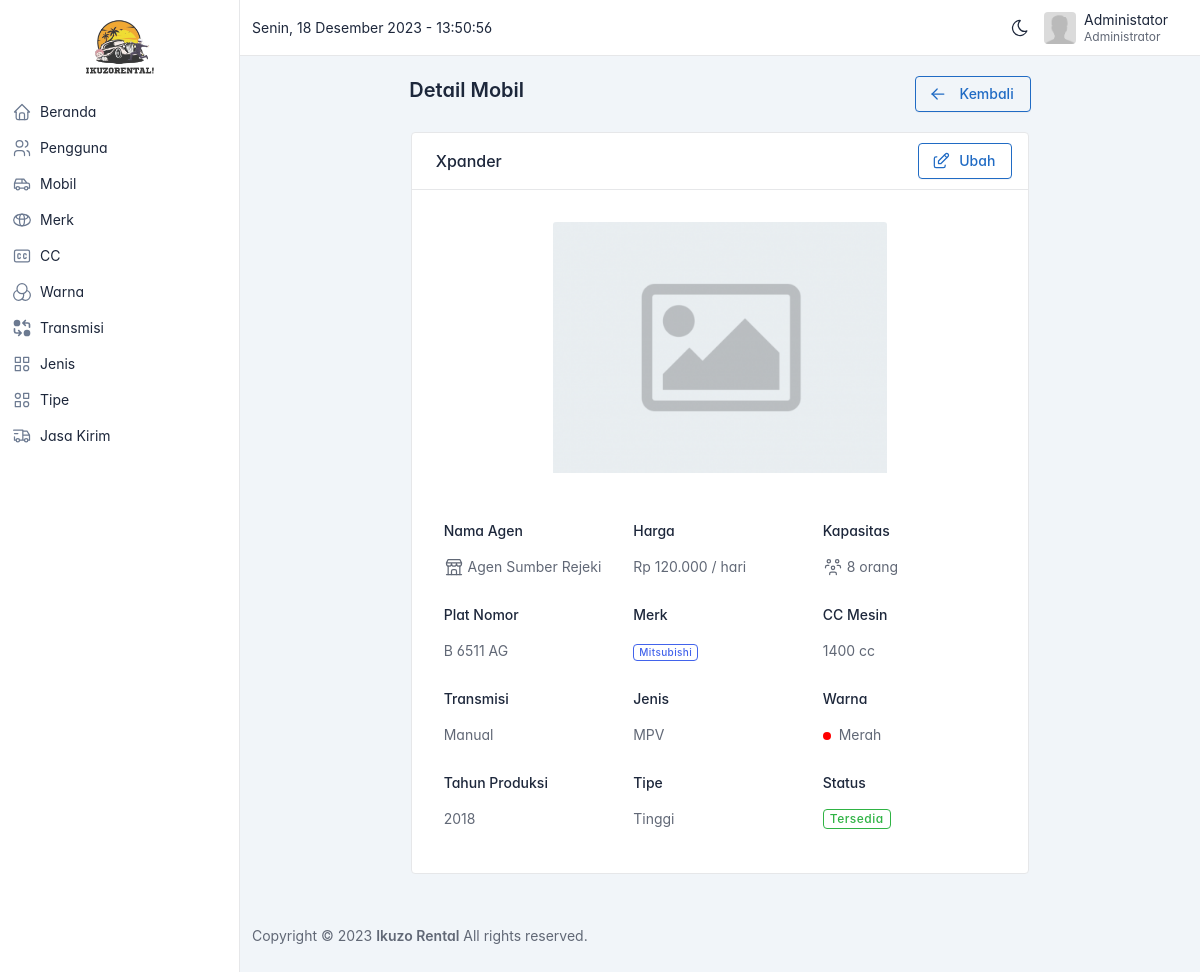
The app's page /admin/detail-mobil.php?id=14 (signed in) with its own data.
### tables this page shows
CREATE TABLE `mobil` (
  `id` bigint(20) UNSIGNED NOT NULL,
  `agen_id` bigint(20) UNSIGNED NOT NULL,
  `merk_id` bigint(20) UNSIGNED NOT NULL,
  `jenis_id` bigint(20) UNSIGNED NOT NULL,
  `transmisi_id` bigint(20) UNSIGNED NOT NULL,
  `warna_id` bigint(20) UNSIGNED NOT NULL,
  `cc_id` bigint(20) UNSIGNED NOT NULL,
  `tipe_id` bigint(20) UNSIGNED NOT NULL,
  `nama` varchar(255) NOT NULL,
  `plat_nomor` varchar(255) NOT NULL,
  `tahun` varchar(255) DEFAULT NULL,
  `harga` bigint(20) NOT NULL,
  `kapasitas` int(11) NOT NULL,
  `foto` varchar(255) DEFAULT NULL,
  `status` varchar(255) NOT NULL DEFAULT 'available'
);

CREATE TABLE `agen` (
  `id` bigint(20) UNSIGNED NOT NULL,
  `user_id` bigint(20) UNSIGNED NOT NULL,
  `nama` varchar(255) NOT NULL,
  `alamat` varchar(255) DEFAULT NULL,
  `telepon` varchar(255) DEFAULT NULL,
  `no_rekening` varchar(255) DEFAULT NULL,
  `bank` varchar(255) DEFAULT NULL,
  `atas_nama` varchar(255) DEFAULT NULL
);

CREATE TABLE `merk_mobil` (
  `id` bigint(20) UNSIGNED NOT NULL,
  `nama` varchar(255) NOT NULL
);

CREATE TABLE `cc` (
  `id` bigint(20) UNSIGNED NOT NULL,
  `nama` varchar(255) NOT NULL
);

CREATE TABLE `transmisi` (
  `id` bigint(20) UNSIGNED NOT NULL,
  `nama` varchar(255) NOT NULL
);

CREATE TABLE `jenis_mobil` (
  `id` bigint(20) UNSIGNED NOT NULL,
  `nama` varchar(255) NOT NULL
);

CREATE TABLE `warna` (
  `id` bigint(20) UNSIGNED NOT NULL,
  `nama` varchar(255) NOT NULL,
  `kode` varchar(255) NOT NULL
);

CREATE TABLE `tipe_mobil` (
  `id` bigint(20) UNSIGNED NOT NULL,
  `nama` varchar(255) NOT NULL
);

### helper/helpers.php (called while the page is built, shortened)
<?php
function asset($path)
{
  $request_uri = $_SERVER['REQUEST_URI'];
  $array = explode('/', $request_uri);
  $app_url = $array[0] . '/' . $array[1];
  return $app_url . '/assets/' . $path;
}
function format_rupiah($angka)
{
  $hasil_rupiah = "Rp " . number_format($angka, 0, ',', '.');
  return $hasil_rupiah;
}

### admin/detail-mobil.php (the view, shortened to what this page needs)
<?php
include('partials/header.php');
$id = $_GET['id'];
$qeury = "
  SELECT
    mobil.*,
    merk_mobil.nama AS merk,
    jenis_mobil.nama AS jenis,
    transmisi.nama AS transmisi,
    warna.nama AS warna,
    warna.kode AS kode_warna,
    cc.nama AS cc,
    agen.nama AS agen,
    tipe_mobil.nama AS tipe
  FROM mobil
  JOIN merk_mobil ON merk_mobil.id = mobil.merk_id
  JOIN jenis_mobil ON jenis_mobil.id = mobil.jenis_id
  JOIN transmisi ON transmisi.id = mobil.transmisi_id
  JOIN warna ON warna.id = mobil.warna_id
  JOIN cc ON cc.id = mobil.cc_id
  JOIN agen ON agen.id = mobil.agen_id
  JOIN tipe_mobil ON tipe_mobil.id = mobil.tipe_id
  WHERE mobil.id = $id
";
$result = mysqli_query($conn, $qeury);
$car = mysqli_fetch_assoc($result);
?>
<div class="page-header d-print-none">
  <div class="container-xl">
    <div class="row g-2 align-items-center justify-content-center">
      <div class="col-12 col-lg-8 col-md-10">
        <div class="row">
          <div class="col">
            <h2 class="page-title">
              Detail Mobil
            </h2>
          </div>
          <div class="col-auto ms-auto d-print-none">
            <div class="btn-list d-flex">
              <a href="mobil.php" class="btn btn-outline-primary d-none d-sm-inline-block">
                Kembali
              </a>
            </div>
          </div>
        </div>
      </div>
    </div>
  </div>
</div>
<div class="page-body">
  <div class="container-xl">
    <div class="row row-cards justify-content-center">
      <div class="col-lg-8 col-md-10">
        <div class="card">
          <div class="card-header">
            <h3 class="card-title"><?= $car['nama'] ?></h3>
            <div class="card-actions">
              <a class="btn btn-outline-primary w-100" href="ubah-mobil.php?id=<?= $car['id'] ?>">
                Ubah
              </a>
            </div>
          </div>
          <div class="px-sm-5 py-3 py-sm-4 w-75 mx-auto">
            <a data-fslightbox="gallery<?= $index ?>" href="<?= asset($car['foto'] != '' ? $car['foto'] : 'images/default.png') ?>">
              <div class="img-responsive card-img-top" style="background-image: url(<?= asset($car['foto'] != '' ? $car['foto'] : 'images/default.png') ?>)">
              </div>
            </a>
          </div>
          <div class="card-body px-4">
            <div class="row">
              <div class="col-md-4 col-6">
                <div class="mb-3">
                  <label class="form-label">Nama Agen</label>
                  <div class="form-control-plaintext">
                    <div class="text-muted mb-1">
                      <?= $car['agen'] ?>
                    </div>
                  </div>
                </div>
              </div>
              <div class="col-md-4 col-6">
                <div class="mb-3">
                  <label class="form-label">Harga</label>
                  <div class="form-control-plaintext">
                    <div class="text-muted mb-1">
                      <?= format_rupiah($car['harga']) ?> / hari
                    </div>
                  </div>
                </div>
              </div>
              <div class="col-md-4 col-6">
                <div class="mb-3">
                  <label class="form-label">Kapasitas</label>
                  <div class="form-control-plaintext">
                    <div class="text-muted mb-1">
                      <?= $car['kapasitas'] ?> orang
                    </div>
                  </div>
                </div>
              </div>
              <div class="col-md-4 col-6">
                <div class="mb-3">
                  <label class="form-label">Plat Nomor</label>
                  <div class="form-control-plaintext">
                    <div class="text-muted mb-1">
                      <?= $car['plat_nomor'] ?>
                    </div>
                  </div>
                </div>
              </div>
              <div class="col-md-4 col-6">
                <div class="mb-3">
                  <label class="form-label">Merk</label>
                  <div class="form-control-plaintext">
                    <div class="text-muted mb-1">
                      <span class="badge badge-outline text-indigo fs-6"><?= $car['merk'] ?></span>
                    </div>
                  </div>
                </div>
              </div>
              <div class="col-md-4 col-6">
                <div class="mb-3">
                  <label class="form-label">CC Mesin</label>
                  <div class="form-control-plaintext">
                    <div class="text-muted mb-1">
                      <?= $car['cc'] ?> cc
                    </div>
                  </div>
                </div>
              </div>
              <div class="col-md-4 col-6">
                <div class="mb-3">
                  <label class="form-label">Transmisi</label>
                  <div class="form-control-plaintext">
                    <div class="text-muted mb-1">
                      <?= $car['transmisi'] ?>
                    </div>
                  </div>
                </div>
              </div>
              <div class="col-md-4 col-6">
                <div class="mb-3">
                  <label class="form-label">Jenis</label>
                  <div class="form-control-plaintext">
                    <div class="text-muted mb-1">
                      <?= $car['jenis'] ?>
                    </div>
                  </div>
                </div>
              </div>
              <div class="col-md-4 col-6">
                <div class="mb-3">
                  <label class="form-label">Warna</label>
                  <div class="form-control-plaintext">
                    <div class="text-muted mb-1">
                      <span class="badge me-1" style="background-color: <?= $car['kode_warna'] ?>;"></span>
                      <?= $car['warna'] ?>
                    </div>
                  </div>
                </div>
              </div>
              <div class="col-md-4 col-6">
                <div class="mb-3">
                  <label class="form-label">Tahun Produksi</label>
                  <div class="form-control-plaintext">
                    <div class="text-muted mb-1">
                      <?= $car['tahun'] ?>
                    </div>
                  </div>
                </div>
              </div>
              <div class="col-md-4 col-6">
                <div class="mb-3">
                  <label class="form-label">Tipe</label>
                  <div class="form-control-plaintext">
                    <div class="text-muted mb-1">
                      <?= $car['tipe'] ?>
                    </div>
                  </div>
                </div>
              </div>
              <div class="col-md-4 col-6">
                <div class="mb-3">
                  <label class="form-label">Status</label>
                  <div class="form-control-plaintext">
                    <div class="text-muted mb-1">
                      <span class="badge badge-outline text-<?= $car['status'] == 'available' ? 'green' : 'pink' ?>">
                        <?= $car['status'] == 'available' ? 'Tersedia' : 'Tidak Tersedia' ?>
                      </span>
                    </div>
                  </div>
                </div>
              </div>
            </div>
          </div>
        </div>
      </div>
    </div>
  </div>
</div>
<?php include('partials/footer.php') ?>

### admin/partials/header.php (style rules this page uses)
body { font-feature-settings: "cv03", "cv04", "cv11"; }

### records on screen
mobil: nama "Xpander", agen.nama "Agen Sumber Rejeki", harga "Rp 120.000", kapasitas "8", plat_nomor "B 6511 AG", merk.nama "Mitsubishi", cc.nama "1400", transmisi.nama "Manual", jenis.nama "MPV", warna.nama "Merah", tahun "2018", tipe.nama "Tinggi"

### other values on screen
mb_strimwidth($_SESSION['user']['nama'], 0, 24, '...') "Administator"
$_SESSION['user']['role'] "Administrator"
